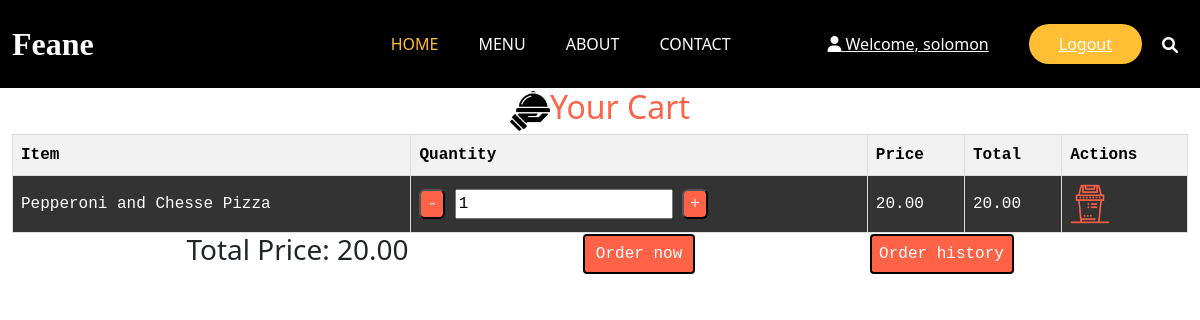
The page /cart/ (signed in) on the database its author committed.
### restaurant_menu/models.py (models this page shows, shortened)
class CartItem(models.Model):
    cart = models.ForeignKey(Cart, on_delete=models.CASCADE)
    item = models.ForeignKey(Item, on_delete=models.CASCADE)
    quantity = models.PositiveIntegerField(default=1)
    date_added = models.DateTimeField(auto_now_add=True)
    class Meta:
        unique_together = ('cart', 'item')
    def get_total_price(self):
        return self.item.price * self.quantity

class Item(models.Model):
    meal = models.CharField(max_length=1000, unique=True)
    description = models.CharField(max_length=2000)
    price = models.DecimalField(max_digits=10, decimal_places=2)
    meal_type = models.CharField(max_length=200, choices=MEAL_TYPE)
    author = models.ForeignKey(User, on_delete=models.PROTECT)
    status = models.IntegerField(choices=STATUS, default=0)
    date_created = models.DateTimeField(auto_now_add=True)
    date_updated = models.DateTimeField(auto_now=True)
    image = models.ImageField(upload_to='menu_images/', null=True, blank=True)  # Add this line

### restaurant_menu/views.py (the view)
# urls.py: path('cart/', views.view_cart, name="view_cart"),
@user_not_registered_redirect
@login_required
def view_cart(request):
    cart = Cart.objects.filter(user=request.user, is_active=True).first()
    cart_items = CartItem.objects.filter(cart=cart)
    total_price = sum(item.get_total_price() for item in cart_items)
    context = {
        'cart': cart,
        'cart_items':cart_items,
        'total_price':total_price
    }
    return render(request, 'base/cart.html', context)

### restaurant_menu/views.py (called while the page is built)
def user_not_registered_redirect(view_func):
    @wraps(view_func)
    def _wrapped_view(request, *args, **kwargs):
        if not request.user.is_authenticated:
            return redirect('register')
        return view_func(request, *args, **kwargs)
    return _wrapped_view

### restaurant_menu/templates/base/cart.html (shortened to what this page needs)
{% extends 'new_main.html' %}
{% load static %}
{% block content %}
<div class="cart-header">
    <img src="{% static 'images/food_tray.png' %}" alt="Food_tray image" width="40">
    <h2>
        Your Cart
    </h2>
</div>
<table class="cart-table">
    <tr>
        <th>Item</th>
        <th>Quantity</th>
        <th>Price</th>
        <th>Total</th>
        <th>Actions</th>
    </tr>
    {% for item in cart_items %}
    <tr>
        <td>{{ item.item.meal }}</td>
        <td>
            <form id="quantity-form-{{ item.item.id }}" action="{% url 'update_cart_item' item.item.id %}" method="post" class="quantity-form">
                <button type="button" onclick="updateQuantity({{ item.item.id }}, -1)" aria-label="Decrease quantity">-</button>
                <input type="number" name="quantity" id="quantity-{{ item.item.id }}" value="{{ item.quantity }}" min="1" readonly>
                <button type="button" onclick="updateQuantity({{ item.item.id }}, 1)" aria-label="Increase quantity">+</button>
            </form>
        </td>
        <td>{{ item.item.price }}</td>
        <td id="item-total-{{ item.item.id }}">{{ item.get_total_price }}</td>
        <td>
            <a href="{% url 'remove_from_cart' item.item.id %}"> <img src="{% static 'images/trashbin.png' %}" alt="Trashbin image" width="40"> </a>
        </td>
    </tr>
    {% endfor %}
</table>
<div class="price-order">
    <h3>Total Price: <span id="total-price">{{ total_price }}</span></h3>
    <button id="order-now-btn">Order now</button>
    <button id="order-history-btn">
        <a href="{% url 'order_history' %}">Order history</a>
    </button>
</div>
{% endblock %}

### templates/sub_nav.html (shortened to what this page needs)
{% load static %}
<header class="header_section" style="background-color: black;">
    <div class="container">
        <nav class="navbar navbar-expand-lg custom_nav-container">
            <a class="navbar-brand" href="index.html">
                <span>Feane</span>
            </a>
            <div class="collapse navbar-collapse" id="navbarSupportedContent">
                <ul class="navbar-nav mx-auto">
                    <li class="nav-item active">
                        <a class="nav-link" href="index.html">Home</a>
                    </li>
                    <li class="nav-item">
                        <a class="nav-link" href="menu.html">Menu</a>
                    </li>
                    <li class="nav-item">
                        <a class="nav-link" href="about.html">About</a>
                    </li>
                    <li class="nav-item">
                        <a class="nav-link" href="{% url 'contact' %}">Contact</a>
                    </li>
                </ul>
                <div class="user_option">
                    {% if user.is_authenticated %}
                        <a href="#" class="user_link">
                            <i class="fa fa-user" aria-hidden="true"></i> Welcome, {{ user.username }}
                        </a>
                        <a href="{% url 'logout' %}" class="order_online">Logout</a>
                    {% endif %}
                    <form class="form-inline">
                        <button class="btn my-2 my-sm-0 nav_search-btn" type="submit">
                            <i class="fa fa-search" aria-hidden="true"></i>
                        </button>
                    </form>
                </div>
            </div>
        </nav>
    </div>
</header>

### restaurant_menu/static/styles/style.css (style rules this page uses)
::placeholder { color: #bbb; opacity: 1; }
.header_section { padding: 15px 0; }
.navbar-brand { font-family: 'Dancing Script', cursive; }
.navbar-brand span { font-weight: bold; font-size: 32px; color: #ffffff; }
.custom_nav-container { padding: 0; }
.custom_nav-container .navbar-nav { padding-left: 18%; }
.custom_nav-container .navbar-nav .nav-item .nav-link { padding: 5px 20px; color: #ffffff; text-align: center; text-transform: uppercase; border-radius: 5px; -webkit-transition: all 0.3s; transition: all 0.3s; }
.custom_nav-container .navbar-nav .nav-item:hover .nav-link, .custom_nav-container .navbar-nav .nav-item.active .nav-link { color: #ffbe33; }
.custom_nav-container .nav_search-btn { width: auto; height: auto; padding: 0; border: none; color: #ffffff; margin: 0 10px; }
.user_option { display: -webkit-box; display: -ms-flexbox; display: flex; -webkit-box-align: center; -ms-flex-align: center; align-items: center; }
.user_option a { margin: 0 10px; }
.user_option .user_link { color: #ffffff; }
.user_option .order_online { display: inline-block; padding: 8px 30px; background-color: #ffbe33; color: #ffffff; border-radius: 45px; -webkit-transition: all 0.3s; transition: all 0.3s; border: none; }
.container { max-width: 1200px; margin: auto; }
.cart-header { display: flex; justify-content: center; align-items: center; color: #ff6347; }
.cart-table { width: 100%; border-collapse: collapse; font-family: 'Courier New', Courier, monospace; background-color: #333; color: #fff; }
.cart-table th, .cart-table td { border: 1px solid #ddd; padding: 8px; }
.cart-table th { background-color: #f2f2f2; color: black; }
.quantity-form button { background-color: #ff6347; border-radius: 6px; outline: none; color: #fff; }
.price-order { display: flex; align-items: center; justify-content: space-evenly; }
.price-order > button { background-color: #ff6347; font-family: 'Courier New', Courier, monospace; color: #fff; outline: none; border: 2px solid #000; border-radius: 4px; width: 7rem; height: 40px; }
#order-history-btn { width: 9rem; }
#order-history-btn a { text-decoration: none; color: #fff; }

### rows shown on the page
CartItem: item.meal "Pepperoni and Chesse Pizza", quantity "1", item.price "20.00", get_total_price "20.00"

### other values the page prints
{{ user.username }} "solomon"
{{ total_price }} "20.00"
